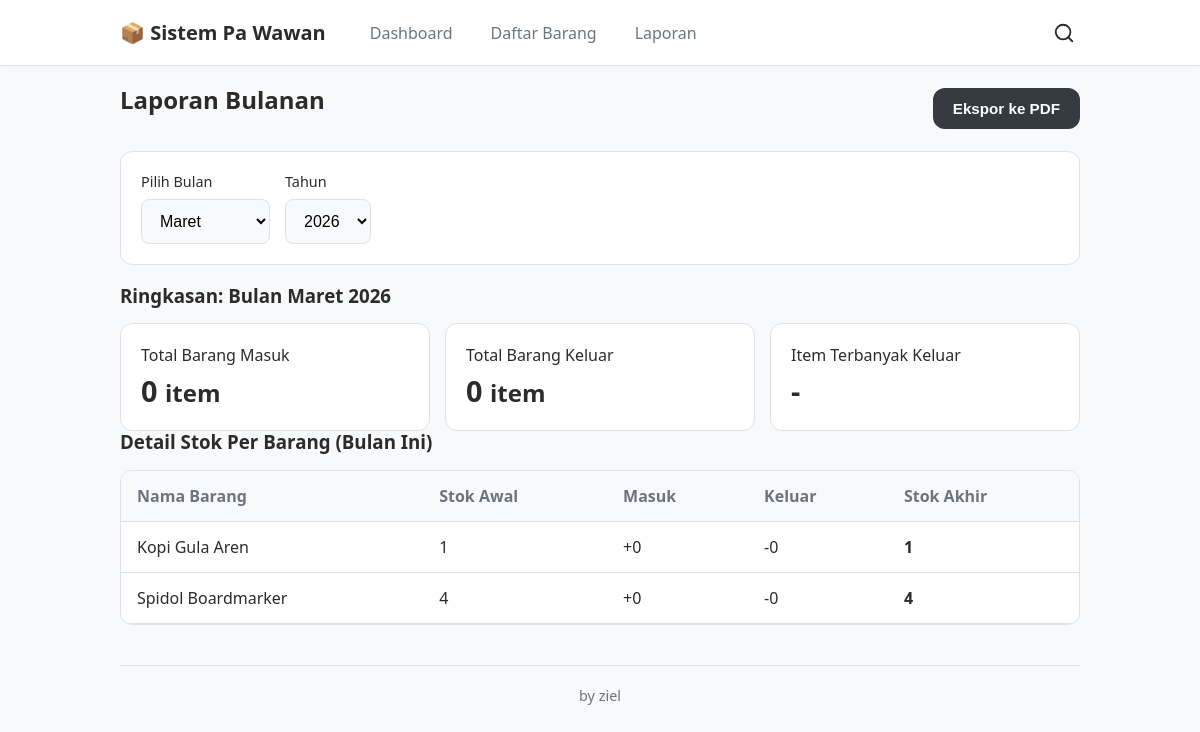
Before: /laporan with the older database file.
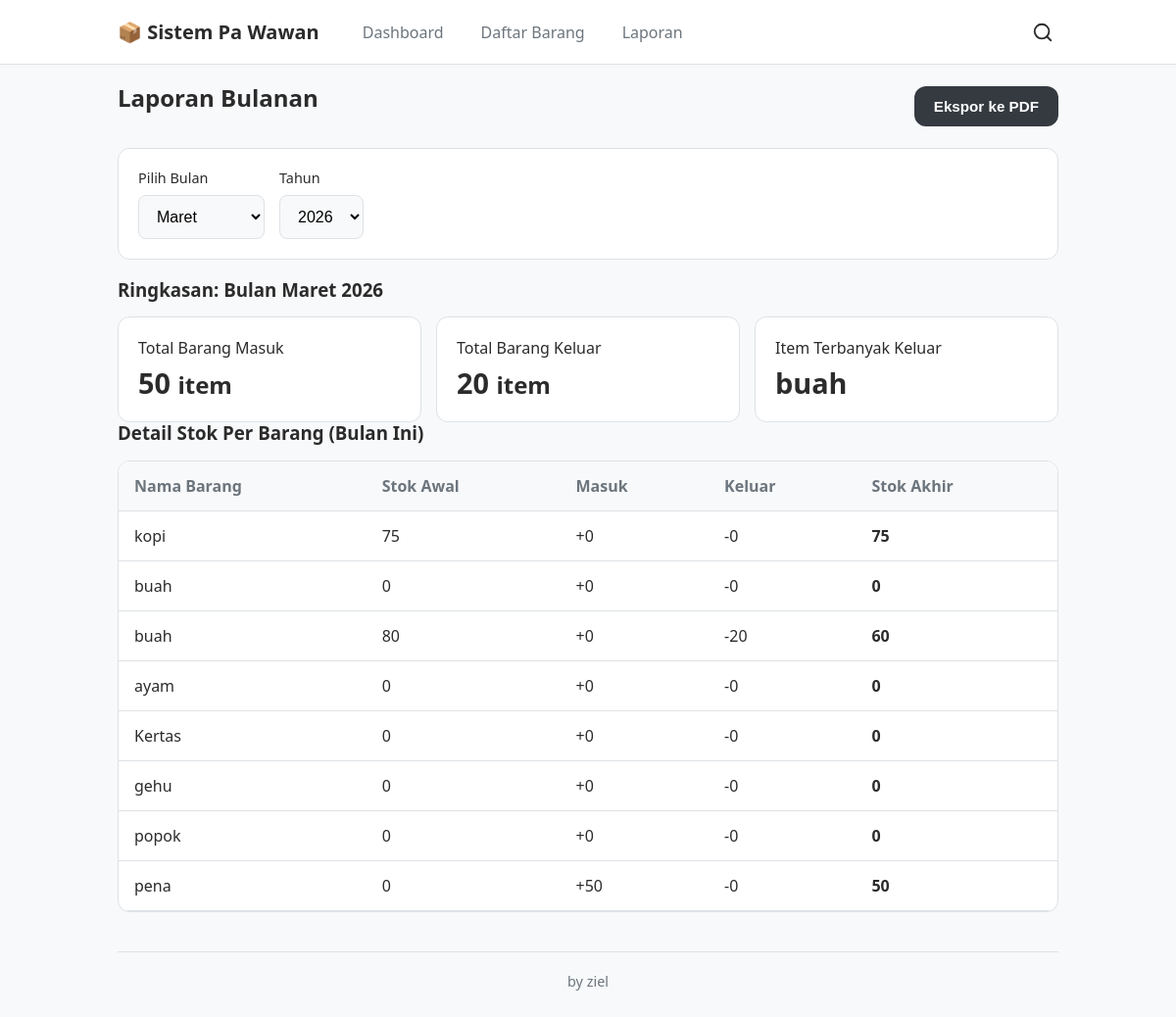
After: the same page with the newer database file.
### app.py (models this page shows)
class Product(db.Model):
    __tablename__ = 'products'
    id = db.Column(db.Integer, primary_key=True)
    nama_barang = db.Column(db.String(255), nullable=False)
    sku = db.Column(db.String(100), unique=True, nullable=True)
    satuan= db.Column(db.String(50), nullable=False)
    kategori = db.Column(db.String(100), nullable=True)
    stok = db.Column(db.Integer, nullable=False, default=0)
    stock_minimum = db.Column(db.Integer, nullable=True,default=0)
    deskripsi = db.Column(db.Text, nullable=True)
    created_by = db.Column(db.Integer, db.ForeignKey('users.id'))
    created_at = db.Column(db.DateTime(timezone=True), server_default=func.now())
    updated_at = db.Column(db.DateTime(timezone=True), server_default=func.now(), onupdate=func.now())

### app.py (the view)
@app.route('/laporan')
def laporan():
    tahun_sekarang = datetime.now().year
    bulan_sekarang = datetime.now().month
    daftar_tahun = [tahun_sekarang - i for i in range(5)]
    tahun_filter = request.args.get('tahun', type=int, default=tahun_sekarang)
    bulan_filter = request.args.get('bulan', type=int, default=bulan_sekarang)
    transaksi_list = Transaction.query.filter(
        extract('month', Transaction.tanggal_transaksi) == bulan_filter,
        extract('year', Transaction.tanggal_transaksi) == tahun_filter
    ).all()
    rekap = {}
    semua_produk = Product.query.all()
    for p in semua_produk:
        rekap[p.id] = {
            'nama': p.nama_barang, 'stok_akhir': p.stok,
            'masuk': 0, 'keluar': 0
        }
    total_masuk_semua = 0
    total_keluar_semua = 0
    for t in transaksi_list:
        if t.product_id in rekap:
            if t.tipe == 'masuk':
                rekap[t.product_id]['masuk'] += t.jumlah
                total_masuk_semua += t.jumlah
            elif t.tipe == 'keluar':
                rekap[t.product_id]['keluar'] += t.jumlah
                total_keluar_semua += t.jumlah
    for pid, data in rekap.items():
        data['stok_awal'] = data['stok_akhir'] - data['masuk'] + data['keluar']
    laporan_data = list(rekap.values())
    item_terbanyak_keluar = "-"
    max_keluar = 0
    for data in laporan_data:
        if data['keluar'] > max_keluar:
            max_keluar = data['keluar']
            item_terbanyak_keluar = data['nama']
    return render_template(
        'laporan.html', laporan=laporan_data, bulan=bulan_filter,
        tahun=tahun_filter, daftar_tahun=daftar_tahun,
        total_masuk=total_masuk_semua, total_keluar=total_keluar_semua,
        top_item=item_terbanyak_keluar
    )

### app.py (called while the page is built)
@app.context_processor
def inject_products():
    try:
        products = Product.query.order_by(Product.nama_barang).all()
        return dict(list_semua_barang=products)
    except:
        return dict(list_semua_barang=[])

### templates/laporan.html (shortened to what this page needs)
{% extends "layout.html" %}
{% block content %}
<div class="page-header">
    <h2>Laporan Bulanan</h2>
    <button class="btn btn-primary no-print" id="btnExportReport" onclick="window.print()">
        Ekspor ke PDF
    </button>
</div>
<section class="filter-section no-print" style="margin-bottom: 20px;">
    <form class="report-filter-form" method="GET" action="{{ url_for('laporan') }}"
        style="display: flex; gap: 15px; align-items: flex-end;">
        <div class="form-group" style="margin-bottom: 0;">
            <label for="filterBulan">Pilih Bulan</label>
            <select id="filterBulan" name="bulan" onchange="this.form.submit()">
                <option value="3" {% if bulan==3 %}selected{% endif %}>Maret</option>
            </select>
        </div>
        <div class="form-group" style="margin-bottom: 0;">
            <label for="filterTahun">Tahun</label>
            <select id="filterTahun" name="tahun" onchange="this.form.submit()">
                <option value="2026" {% if tahun==2026 %}selected{% endif %}>2026</option>
            </select>
        </div>
    </form>
</section>
<section class="summary-section">
    {% set nama_bulan = ['', 'Januari', 'Februari', 'Maret', 'April', 'Mei', 'Juni', 'Juli', 'Agustus', 'September',
    'Oktober', 'November', 'Desember'] %}
    <h3>Ringkasan: Bulan {{ nama_bulan[bulan] }} {{ tahun }}</h3>
    <div class="summary-grid">
        <div class="summary-card">
            <span>Total Barang Masuk</span>
            <strong>{{ total_masuk }} <small>item</small></strong>
        </div>
        <div class="summary-card">
            <span>Total Barang Keluar</span>
            <strong>{{ total_keluar }} <small>item</small></strong>
        </div>
        <div class="summary-card">
            <span>Item Terbanyak Keluar</span>
            <strong>{{ top_item }}</strong>
        </div>
    </div>
</section>
<section class="report-details" style="margin-bottom: 40px;">
    <h3>Detail Stok Per Barang (Bulan Ini)</h3>
    <div class="table-responsive-container">
        <table class="report-table">
            <thead>
                <tr>
                    <th>Nama Barang</th>
                    <th>Stok Awal</th>
                    <th>Masuk</th>
                    <th>Keluar</th>
                    <th>Stok Akhir</th>
                </tr>
            </thead>
            <tbody>
                {% for item in laporan %}
                <tr>
                    <td>{{ item.nama }}</td>
                    <td>{{ item.stok_awal }}</td>
                    <td><span class="text-masuk">+{{ item.masuk }}</span></td>
                    <td><span class="text-keluar">-{{ item.keluar }}</span></td>
                    <td><strong>{{ item.stok_akhir }}</strong></td>
                </tr>
                {% else %}
                <tr>
                    <td colspan="5" style="text-align: center; color: #888;">Belum ada data di bulan ini</td>
                </tr>
                {% endfor %}
            </tbody>
        </table>
    </div>
</section>
{% endblock %}

Changed rows visible on the page:
removed Product: nama "Kopi Gula Aren", stok_awal "1", masuk "0", keluar "0", stok_akhir "1"
removed Product: nama "Spidol Boardmarker", stok_awal "4", masuk "0", keluar "0", stok_akhir "4"
added Product: nama_barang "buah", nama "buah", stok_awal "80", masuk "0", keluar "20", stok_akhir "60"
added Product: nama "kopi", stok_awal "75", masuk "0", keluar "0", stok_akhir "75"
added Product: nama "buah", stok_awal "0", masuk "0", keluar "0", stok_akhir "0"
added Product: nama "ayam", stok_awal "0", masuk "0", keluar "0", stok_akhir "0"
added Product: nama "Kertas", stok_awal "0", masuk "0", keluar "0", stok_akhir "0"
added Product: nama "gehu", stok_awal "0", masuk "0", keluar "0", stok_akhir "0"
added Product: nama "popok", stok_awal "0", masuk "0", keluar "0", stok_akhir "0"
added Product: nama "pena", stok_awal "0", masuk "50", keluar "0", stok_akhir "50"
Other visible differences:
{{ total_masuk }}: "0" → "50"
{{ total_keluar }}: "0" → "20"
{{ top_item }}: "-" → (not shown)
